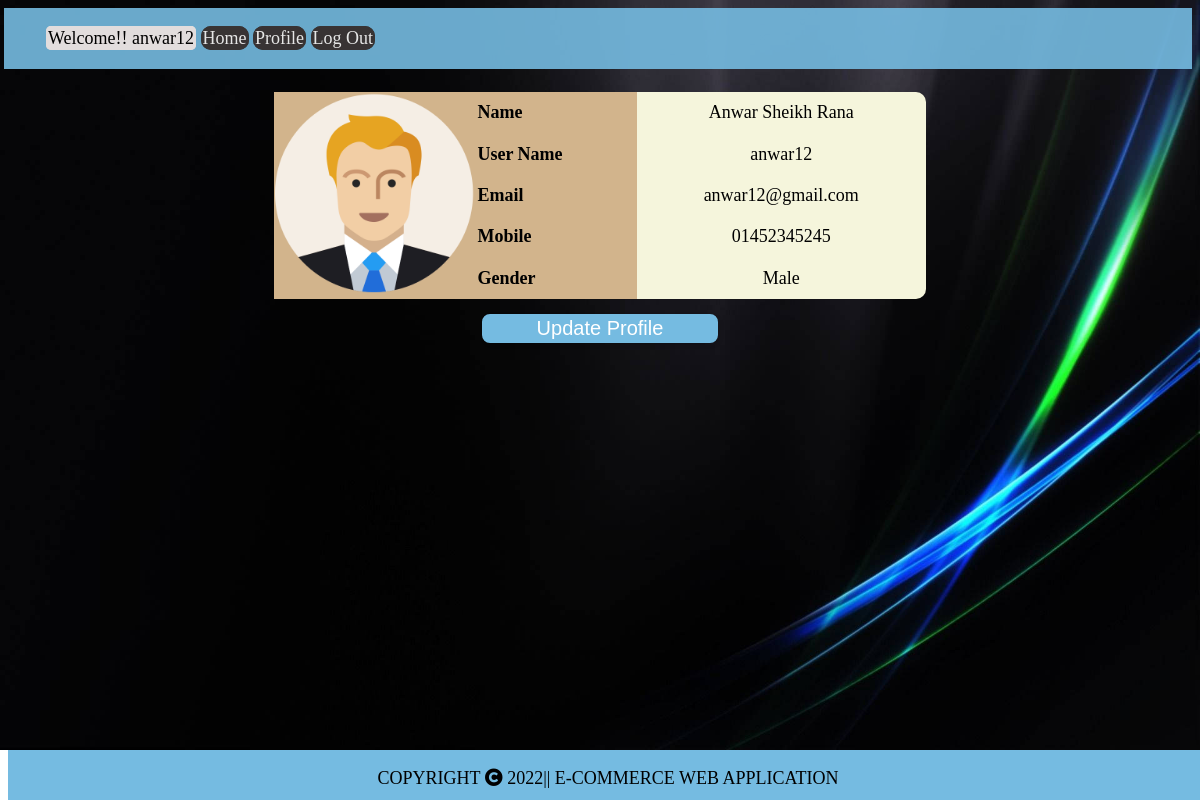
The app's page /controller/seller_profile.php (signed in) with its own data.
### tables this page shows
CREATE TABLE `sellers` (
  `id` int(250) NOT NULL,
  `fullname` varchar(250) NOT NULL,
  `username` varchar(250) NOT NULL,
  `email` varchar(250) NOT NULL,
  `mobile` varchar(30) NOT NULL,
  `gender` varchar(200) NOT NULL,
  `image` varchar(250) NOT NULL,
  `password` varchar(250) NOT NULL
);

### controller/seller_profile.php (the view, shortened to what this page needs)
<?php
include("../model/connection.php");
$link_address1 ='seller_update.php';
?>
<!DOCTYPE html>
<html>
    <head>
    <link
      rel="stylesheet"
      href="https://use.fontawesome.com/releases/v5.15.4/css/all.css"
    />
    <link rel="stylesheet" href="../view/css/profile.css">
    </head>
<body>
<?php include('../view/seller_header.php');?>
    <div class="div container">
            <?php
            $varr = $_SESSION['user'];
            $sql = "Select *from `sellers` where username= '$varr'";
            $result = mysqli_query($conn, $sql);
            if ($result) {
                while ($row = mysqli_fetch_assoc($result)) {
                    $fullname = $row['fullname'];
                    $username = $row['username'];
                    $email = $row['email'];
                    $mobile = $row['mobile'];
                    $gender = $row['gender'];
            ?>
                     <br>
                     <br>
                     <br>
                     <br>
                     <table align="center">
                         <tr>
                             <th rowspan="5" style="width: 20%;"> <?php echo " <img src=../view/images/$row[image]> " ?></th>
                             <th>Name</th>
                             <td><?php echo $fullname ?></td>
                         </tr>
                         <tr>
                             <th>User Name</td>
                             <td><?php echo $username ?></td>
                         </tr>
                         <tr>
                             <th>Email</td>
                             <td><?php echo $email ?></td>
                         </tr>
                         <tr>
                             <th>Mobile</td>
                             <td><?php echo $mobile ?></td>
                         </tr>
                         <tr>
                             <th>Gender</td>
                             <td><?php echo $gender ?></td>
                         </tr>
                     </table>
                     <?php
                }
            }
            ?>
        <?php echo "<button><a href='$link_address1?update_profile=".$varr."'>Update Profile</a></button>" ?>
        </div>
        <?php include('../view/footer.php');?>
</body>
</html>

### view/css/profile.css (style rules this page uses)
body { background-image: url("../images/bg.jpg"); background-repeat: no-repeat; background-size: cover; }
th,td { text-align: center; color: black; }
th { text-align: left; background-color: tan; }
td { text-align: center; }
table { background-color: beige; border-collapse: collapse; font-size: 18px; width: 55%; border-radius: 10px; padding-top: 30px; font-family: cursive; }
img { height: 200px; }
a { text-decoration: none; color: black; }
button { margin-top: 15px; width: 20%; height: 45%; display: flex; justify-content: center; background-color: #75bbe1; border: 2px solid #75bbe1; border-radius: 8px; color: black; font-size: 20px; cursor: pointer; box-shadow: 2px 2px 4px rgba(0, 0, 0, 0.1); transition: all 0.1s ease; margin-left: auto; margin-right: auto; }

### view/css/header.css (style rules this page uses)
body { font-size: 18px; font-family: cursive; }
a { color: white; }

### records on screen
sellers: image (picture), fullname "Anwar Sheikh Rana", username "anwar12", email "anwar12@gmail.com", mobile "01452345245", gender "Male"

### other values on screen
$_SESSION['user'] "anwar12"
